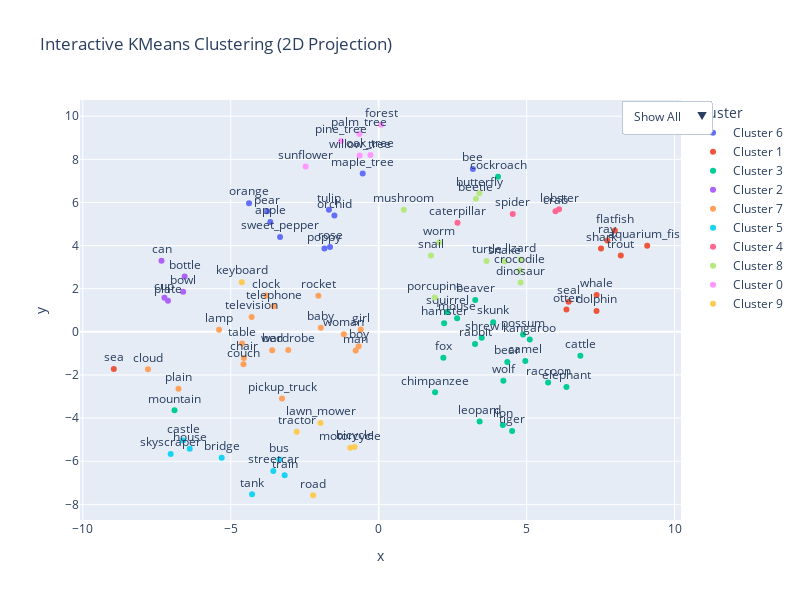

The code cell stored with this chart in its notebook:
### Code cell
study_from_file("gpt_descriptions.json", "GPT embeddings")

### Figure 1 — Plotly figure (JSON) as saved in the notebook; plotly's stock layout.template omitted (floating-point values rounded to 4 significant figures)
{"data": [{"customdata": [["apple", "Cluster 6"], ["bee", "Cluster 6"], ["orange", "Cluster 6"], ["orchid", "Cluster 6"], ["pear", "Cluster 6"], ["tulip", "Cluster 6"], ["maple_tree", "Cluster 6"], ["poppy", "Cluster 6"], ["rose", "Cluster 6"], ["sweet_pepper", "Cluster 6"]], "hovertemplate": "Cluster=%{customdata[1]}<br>Class=%{customdata[0]}<extra></extra>", "legendgroup": "Cluster 6", "marker": {"color": "#636efa", "symbol": "circle"}, "mode": "markers+text", "name": "Cluster 6", "orientation": "v", "showlegend": true, "text": ["apple", "bee", "orange", "orchid", "pear", "tulip", "maple_tree", "poppy", "rose", "sweet_pepper"], "textposition": "top center", "type": "scatter", "x": [-3.662, 3.184, -4.381, -1.495, -3.766, -1.681, -0.5395, -1.832, -1.645, -3.333], "xaxis": "x", "y": [5.094, 7.55, 5.966, 5.399, 5.588, 5.667, 7.343, 3.864, 3.934, 4.402], "yaxis": "y"}, {"customdata": [["aquarium_fish", "Cluster 1"], ["dolphin", "Cluster 1"], ["ray", "Cluster 1"], ["seal", "Cluster 1"], ["trout", "Cluster 1"], ["flatfish", "Cluster 1"], ["otter", "Cluster 1"], ["sea", "Cluster 1"], ["shark", "Cluster 1"], ["whale", "Cluster 1"]], "hovertemplate": "Cluster=%{customdata[1]}<br>Class=%{customdata[0]}<extra></extra>", "legendgroup": "Cluster 1", "marker": {"color": "#EF553B", "symbol": "circle"}, "mode": "markers+text", "name": "Cluster 1", "orientation": "v", "showlegend": true, "text": ["aquarium_fish", "dolphin", "ray", "seal", "trout", "flatfish", "otter", "sea", "shark", "whale"], "textposition": "top center", "type": "scatter", "x": [9.074, 7.361, 7.729, 6.418, 8.182, 7.981, 6.346, -8.951, 7.513, 7.365], "xaxis": "x", "y": [3.998, 0.9707, 4.234, 1.401, 3.535, 4.699, 1.032, -1.726, 3.87, 1.707], "yaxis": "y"}, {"customdata": [["bear", "Cluster 3"], ["cockroach", "Cluster 3"], ["elephant", "Cluster 3"], ["hamster", "Cluster 3"], ["kangaroo", "Cluster 3"], ["lion", "Cluster 3"], ["mountain", "Cluster 3"], ["mouse", "Cluster 3"], ["possum", "Cluster 3"], ["rabbit", "Cluster 3"], ["raccoon", "Cluster 3"], ["shrew", "Cluster 3"], ["skunk", "Cluster 3"], ["squirrel", "Cluster 3"], ["tiger", "Cluster 3"], ["wolf", "Cluster 3"], ["beaver", "Cluster 3"], ["camel", "Cluster 3"], ["cattle", "Cluster 3"], ["chimpanzee", "Cluster 3"], ["fox", "Cluster 3"], ["leopard", "Cluster 3"]], "hovertemplate": "Cluster=%{customdata[1]}<br>Class=%{customdata[0]}<extra></extra>", "legendgroup": "Cluster 3", "marker": {"color": "#00cc96", "symbol": "circle"}, "mode": "markers+text", "name": "Cluster 3", "orientation": "v", "showlegend": true, "text": ["bear", "cockroach", "elephant", "hamster", "kangaroo", "lion", "mountain", "mouse", "possum", "rabbit", "raccoon", "shrew", "skunk", "squirrel", "tiger", "wolf", "beaver", "camel", "cattle", "chimpanzee", "fox", "leopard"], "textposition": "top center", "type": "scatter", "x": [4.348, 4.034, 6.345, 2.212, 5.106, 4.194, -6.899, 2.652, 4.88, 3.256, 5.726, 3.483, 3.869, 2.314, 4.509, 4.215, 3.265, 4.956, 6.816, 1.906, 2.186, 3.412], "xaxis": "x", "y": [-1.396, 7.189, -2.559, 0.4025, -0.3561, -4.322, -3.635, 0.6343, -0.1273, -0.567, -2.347, -0.2738, 0.4499, 0.9174, -4.596, -2.269, 1.474, -1.349, -1.109, -2.801, -1.199, -4.159], "yaxis": "y"}, {"customdata": [["bottle", "Cluster 2"], ["bowl", "Cluster 2"], ["can", "Cluster 2"], ["cup", "Cluster 2"], ["plate", "Cluster 2"]], "hovertemplate": "Cluster=%{customdata[1]}<br>Class=%{customdata[0]}<extra></extra>", "legendgroup": "Cluster 2", "marker": {"color": "#ab63fa", "symbol": "circle"}, "mode": "markers+text", "name": "Cluster 2", "orientation": "v", "showlegend": true, "text": ["bottle", "bowl", "can", "cup", "plate"], "textposition": "top center", "type": "scatter", "x": [-6.557, -6.609, -7.338, -7.24, -7.12], "xaxis": "x", "y": [2.566, 1.854, 3.302, 1.583, 1.443], "yaxis": "y"}, {"customdata": [["boy", "Cluster 7"], ["chair", "Cluster 7"], ["clock", "Cluster 7"], ["cloud", "Cluster 7"], ["couch", "Cluster 7"], ["girl", "Cluster 7"], ["lamp", "Cluster 7"], ["television", "Cluster 7"], ["baby", "Cluster 7"], ["bed", "Cluster 7"], ["man", "Cluster 7"], ["pickup_truck", "Cluster 7"], ["plain", "Cluster 7"], ["rocket", "Cluster 7"], ["table", "Cluster 7"], ["telephone", "Cluster 7"], ["wardrobe", "Cluster 7"], ["woman", "Cluster 7"]], "hovertemplate": "Cluster=%{customdata[1]}<br>Class=%{customdata[0]}<extra></extra>", "legendgroup": "Cluster 7", "marker": {"color": "#FFA15A", "symbol": "circle"}, "mode": "markers+text", "name": "Cluster 7", "orientation": "v", "showlegend": true, "text": ["boy", "chair", "clock", "cloud", "couch", "girl", "lamp", "television", "baby", "bed", "man", "pickup_truck", "plain", "rocket", "table", "telephone", "wardrobe", "woman"], "textposition": "top center", "type": "scatter", "x": [-0.6759, -4.556, -3.799, -7.795, -4.569, -0.6066, -5.393, -4.293, -1.954, -3.598, -0.7761, -3.266, -6.764, -2.038, -4.616, -3.544, -3.056, -1.179], "xaxis": "x", "y": [-0.6664, -1.217, 1.682, -1.737, -1.502, 0.1039, 0.1028, 0.6932, 0.1904, -0.8505, -0.8697, -3.094, -2.641, 1.677, -0.539, 1.183, -0.8431, -0.107], "yaxis": "y"}, {"customdata": [["bridge", "Cluster 5"], ["bus", "Cluster 5"], ["castle", "Cluster 5"], ["house", "Cluster 5"], ["skyscraper", "Cluster 5"], ["streetcar", "Cluster 5"], ["tank", "Cluster 5"], ["train", "Cluster 5"]], "hovertemplate": "Cluster=%{customdata[1]}<br>Class=%{customdata[0]}<extra></extra>", "legendgroup": "Cluster 5", "marker": {"color": "#19d3f3", "symbol": "circle"}, "mode": "markers+text", "name": "Cluster 5", "orientation": "v", "showlegend": true, "text": ["bridge", "bus", "castle", "house", "skyscraper", "streetcar", "tank", "train"], "textposition": "top center", "type": "scatter", "x": [-5.305, -3.353, -6.61, -6.385, -7.029, -3.559, -4.279, -3.177], "xaxis": "x", "y": [-5.837, -5.924, -5.039, -5.425, -5.66, -6.446, -7.532, -6.651], "yaxis": "y"}, {"customdata": [["caterpillar", "Cluster 4"], ["lobster", "Cluster 4"], ["spider", "Cluster 4"], ["crab", "Cluster 4"]], "hovertemplate": "Cluster=%{customdata[1]}<br>Class=%{customdata[0]}<extra></extra>", "legendgroup": "Cluster 4", "marker": {"color": "#FF6692", "symbol": "circle"}, "mode": "markers+text", "name": "Cluster 4", "orientation": "v", "showlegend": true, "text": ["caterpillar", "lobster", "spider", "crab"], "textposition": "top center", "type": "scatter", "x": [2.665, 6.096, 4.531, 5.975], "xaxis": "x", "y": [5.058, 5.684, 5.463, 5.592], "yaxis": "y"}, {"customdata": [["dinosaur", "Cluster 8"], ["lizard", "Cluster 8"], ["mushroom", "Cluster 8"], ["porcupine", "Cluster 8"], ["snake", "Cluster 8"], ["turtle", "Cluster 8"], ["beetle", "Cluster 8"], ["butterfly", "Cluster 8"], ["crocodile", "Cluster 8"], ["snail", "Cluster 8"], ["worm", "Cluster 8"]], "hovertemplate": "Cluster=%{customdata[1]}<br>Class=%{customdata[0]}<extra></extra>", "legendgroup": "Cluster 8", "marker": {"color": "#B6E880", "symbol": "circle"}, "mode": "markers+text", "name": "Cluster 8", "orientation": "v", "showlegend": true, "text": ["dinosaur", "lizard", "mushroom", "porcupine", "snake", "turtle", "beetle", "butterfly", "crocodile", "snail", "worm"], "textposition": "top center", "type": "scatter", "x": [4.797, 4.799, 0.8499, 1.896, 4.256, 3.646, 3.286, 3.403, 4.765, 1.766, 2.04], "xaxis": "x", "y": [2.294, 3.359, 5.665, 1.592, 3.265, 3.291, 6.169, 6.424, 2.845, 3.543, 4.144], "yaxis": "y"}, {"customdata": [["forest", "Cluster 0"], ["oak_tree", "Cluster 0"], ["palm_tree", "Cluster 0"], ["pine_tree", "Cluster 0"], ["sunflower", "Cluster 0"], ["willow_tree", "Cluster 0"]], "hovertemplate": "Cluster=%{customdata[1]}<br>Class=%{customdata[0]}<extra></extra>", "legendgroup": "Cluster 0", "marker": {"color": "#FF97FF", "symbol": "circle"}, "mode": "markers+text", "name": "Cluster 0", "orientation": "v", "showlegend": true, "text": ["forest", "oak_tree", "palm_tree", "pine_tree", "sunflower", "willow_tree"], "textposition": "top center", "type": "scatter", "x": [0.08141, -0.2786, -0.6499, -1.272, -2.468, -0.6427], "xaxis": "x", "y": [9.603, 8.198, 9.173, 8.845, 7.661, 8.174], "yaxis": "y"}, {"customdata": [["keyboard", "Cluster 9"], ["lawn_mower", "Cluster 9"], ["road", "Cluster 9"], ["motorcycle", "Cluster 9"], ["tractor", "Cluster 9"], ["bicycle", "Cluster 9"]], "hovertemplate": "Cluster=%{customdata[1]}<br>Class=%{customdata[0]}<extra></extra>", "legendgroup": "Cluster 9", "marker": {"color": "#FECB52", "symbol": "circle"}, "mode": "markers+text", "name": "Cluster 9", "orientation": "v", "showlegend": true, "text": ["keyboard", "lawn_mower", "road", "motorcycle", "tractor", "bicycle"], "textposition": "top center", "type": "scatter", "x": [-4.624, -1.964, -2.215, -0.9593, -2.77, -0.8151], "xaxis": "x", "y": [2.304, -4.221, -7.576, -5.378, -4.632, -5.342], "yaxis": "y"}], "layout": {"height": 600, "legend": {"title": {"text": "Cluster"}, "tracegroupgap": 0}, "title": {"text": "Interactive KMeans Clustering (2D Projection)"}, "updatemenus": [{"buttons": [{"args": [{"visible": [true, true, true, true, true, true, true, true, true, true, true, true, true, true, true, true, true, true, true, true, true, true, true, true, true, true, true, true, true, true, true, true, true, true, true, true, true, true, true, true, true, true, true, true, true, true, true, true, true, true, true, true, true, true, true, true, true, true, true, true, true, true, true, true, true, true, true, true, true, true, true, true, true, true, true, true, true, true, true, true, true, true, true, true, true, true, true, true, true, true, true, true, true, true, true, true, true, true, true, true]}, {"title": "All Clusters"}], "label": "Show All", "method": "update"}, {"args": [{"visible": [1, 0, 0, 1, 0, 0, 0, 0, 0, 0, 0, 0, 0, 0, 0, 0, 0, 0, 0, 0, 0, 0, 0, 0, 0, 0, 0, 0, 0, 0, 0, 0, 0, 0, 0, 1, 1, 0, 1, 0, 0, 0, 0, 0, 0, 0, 0, 0, 0, 0, 0, 0, 0, 0, 0, 0, 0, 0, 0, 0, 1, 0, 0, 0, 0, 0, 0, 0, 0, 0, 0, 0, 0, 1, 0, 0, 0, 0, 0, 0, 0, 0, 0, 0, 0, 0, 0, 0, 0, 1, 0, 1, 0, 1, 0, 0, 0, 0, 0, 0]}, {"title": "Cluster: Cluster 6"}], "label": "Cluster 6", "method": "update"}, {"args": [{"visible": [0, 1, 0, 0, 0, 0, 0, 0, 0, 0, 0, 0, 0, 0, 0, 0, 0, 0, 0, 1, 0, 0, 0, 0, 0, 0, 0, 0, 0, 0, 0, 0, 0, 0, 0, 0, 0, 0, 0, 0, 0, 0, 0, 0, 0, 1, 0, 1, 0, 0, 0, 0, 0, 0, 0, 0, 0, 0, 0, 1, 0, 0, 0, 0, 0, 0, 0, 0, 0, 0, 0, 1, 0, 0, 0, 1, 1, 1, 0, 0, 0, 0, 0, 0, 0, 0, 0, 0, 0, 0, 0, 0, 0, 0, 0, 0, 0, 1, 0, 0]}, {"title": "Cluster: Cluster 1"}], "label": "Cluster 1", "method": "update"}, {"args": [{"visible": [0, 0, 1, 0, 0, 0, 0, 0, 0, 0, 0, 0, 0, 0, 0, 1, 0, 0, 0, 0, 1, 0, 0, 1, 0, 1, 0, 0, 1, 0, 0, 1, 1, 0, 0, 0, 0, 0, 0, 0, 0, 0, 1, 1, 1, 0, 0, 0, 1, 1, 0, 0, 0, 1, 0, 0, 0, 1, 0, 0, 0, 0, 0, 1, 1, 0, 0, 1, 1, 0, 0, 0, 0, 0, 0, 0, 0, 0, 0, 0, 0, 0, 0, 1, 1, 1, 0, 0, 0, 0, 0, 0, 0, 0, 0, 0, 0, 0, 0, 0]}, {"title": "Cluster: Cluster 3"}], "label": "Cluster 3", "method": "update"}, {"args": [{"visible": [0, 0, 0, 0, 1, 1, 0, 0, 0, 1, 0, 0, 0, 0, 0, 0, 0, 1, 0, 0, 0, 0, 0, 0, 0, 0, 0, 0, 0, 0, 0, 0, 0, 0, 0, 0, 0, 0, 0, 0, 1, 0, 0, 0, 0, 0, 0, 0, 0, 0, 0, 0, 0, 0, 0, 0, 0, 0, 0, 0, 0, 0, 0, 0, 0, 0, 0, 0, 0, 0, 0, 0, 0, 0, 0, 0, 0, 0, 0, 0, 0, 0, 0, 0, 0, 0, 0, 0, 0, 0, 0, 0, 0, 0, 0, 0, 0, 0, 0, 0]}, {"title": "Cluster: Cluster 2"}], "label": "Cluster 2", "method": "update"}, {"args": [{"visible": [0, 0, 0, 0, 0, 0, 1, 0, 0, 0, 0, 0, 1, 1, 1, 0, 1, 0, 0, 0, 0, 0, 1, 0, 0, 0, 0, 0, 0, 0, 0, 0, 0, 0, 0, 0, 0, 0, 0, 0, 0, 0, 0, 0, 0, 0, 0, 0, 0, 0, 0, 0, 0, 0, 0, 0, 0, 0, 0, 0, 0, 0, 0, 0, 0, 0, 0, 0, 0, 0, 0, 0, 1, 0, 0, 0, 0, 0, 1, 0, 1, 1, 0, 0, 0, 0, 1, 1, 1, 0, 1, 0, 0, 0, 1, 1, 1, 0, 1, 0]}, {"title": "Cluster: Cluster 7"}], "label": "Cluster 7", "method": "update"}, {"args": [{"visible": [0, 0, 0, 0, 0, 0, 0, 1, 1, 0, 1, 0, 0, 0, 0, 0, 0, 0, 0, 0, 0, 0, 0, 0, 1, 0, 0, 0, 0, 0, 0, 0, 0, 0, 0, 0, 0, 0, 0, 0, 0, 0, 0, 0, 0, 0, 0, 0, 0, 0, 1, 0, 0, 0, 1, 0, 1, 0, 1, 0, 0, 0, 0, 0, 0, 0, 0, 0, 0, 0, 0, 0, 0, 0, 0, 0, 0, 0, 0, 0, 0, 0, 0, 0, 0, 0, 0, 0, 0, 0, 0, 0, 0, 0, 0, 0, 0, 0, 0, 0]}, {"title": "Cluster: Cluster 5"}], "label": "Cluster 5", "method": "update"}, {"args": [{"visible": [0, 0, 0, 0, 0, 0, 0, 0, 0, 0, 0, 1, 0, 0, 0, 0, 0, 0, 0, 0, 0, 0, 0, 0, 0, 0, 0, 0, 0, 0, 1, 0, 0, 0, 0, 0, 0, 0, 0, 0, 0, 0, 0, 0, 0, 0, 0, 0, 0, 0, 0, 0, 1, 0, 0, 0, 0, 0, 0, 0, 0, 0, 0, 0, 0, 0, 0, 0, 0, 1, 0, 0, 0, 0, 0, 0, 0, 0, 0, 0, 0, 0, 0, 0, 0, 0, 0, 0, 0, 0, 0, 0, 0, 0, 0, 0, 0, 0, 0, 0]}, {"title": "Cluster: Cluster 4"}], "label": "Cluster 4", "method": "update"}, {"args": [{"visible": [0, 0, 0, 0, 0, 0, 0, 0, 0, 0, 0, 0, 0, 0, 0, 0, 0, 0, 1, 0, 0, 0, 0, 0, 0, 0, 0, 0, 0, 1, 0, 0, 0, 1, 0, 0, 0, 0, 0, 0, 0, 1, 0, 0, 0, 0, 0, 0, 0, 0, 0, 1, 0, 0, 0, 0, 0, 0, 0, 0, 0, 1, 0, 0, 0, 1, 1, 0, 0, 0, 1, 0, 0, 0, 0, 0, 0, 0, 0, 0, 0, 0, 0, 0, 0, 0, 0, 0, 0, 0, 0, 0, 1, 0, 0, 0, 0, 0, 0, 1]}, {"title": "Cluster: Cluster 8"}], "label": "Cluster 8", "method": "update"}, {"args": [{"visible": [0, 0, 0, 0, 0, 0, 0, 0, 0, 0, 0, 0, 0, 0, 0, 0, 0, 0, 0, 0, 0, 1, 0, 0, 0, 0, 0, 0, 0, 0, 0, 0, 0, 0, 1, 0, 0, 1, 0, 1, 0, 0, 0, 0, 0, 0, 0, 0, 0, 0, 0, 0, 0, 0, 0, 1, 0, 0, 0, 0, 0, 0, 1, 0, 0, 0, 0, 0, 0, 0, 0, 0, 0, 0, 0, 0, 0, 0, 0, 0, 0, 0, 0, 0, 0, 0, 0, 0, 0, 0, 0, 0, 0, 0, 0, 0, 0, 0, 0, 0]}, {"title": "Cluster: Cluster 0"}], "label": "Cluster 0", "method": "update"}, {"args": [{"visible": [0, 0, 0, 0, 0, 0, 0, 0, 0, 0, 0, 0, 0, 0, 0, 0, 0, 0, 0, 0, 0, 0, 0, 0, 0, 0, 1, 1, 0, 0, 0, 0, 0, 0, 0, 0, 0, 0, 0, 0, 0, 0, 0, 0, 0, 0, 1, 0, 0, 0, 0, 0, 0, 0, 0, 0, 0, 0, 0, 0, 0, 0, 0, 0, 0, 0, 0, 0, 0, 0, 0, 0, 0, 0, 1, 0, 0, 0, 0, 1, 0, 0, 1, 0, 0, 0, 0, 0, 0, 0, 0, 0, 0, 0, 0, 0, 0, 0, 0, 0]}, {"title": "Cluster: Cluster 9"}], "label": "Cluster 9", "method": "update"}], "type": "dropdown", "x": 1.05, "y": 1}], "width": 800, "xaxis": {"anchor": "y", "domain": [0, 1], "title": {"text": "x"}}, "yaxis": {"anchor": "x", "domain": [0, 1], "title": {"text": "y"}}}}
